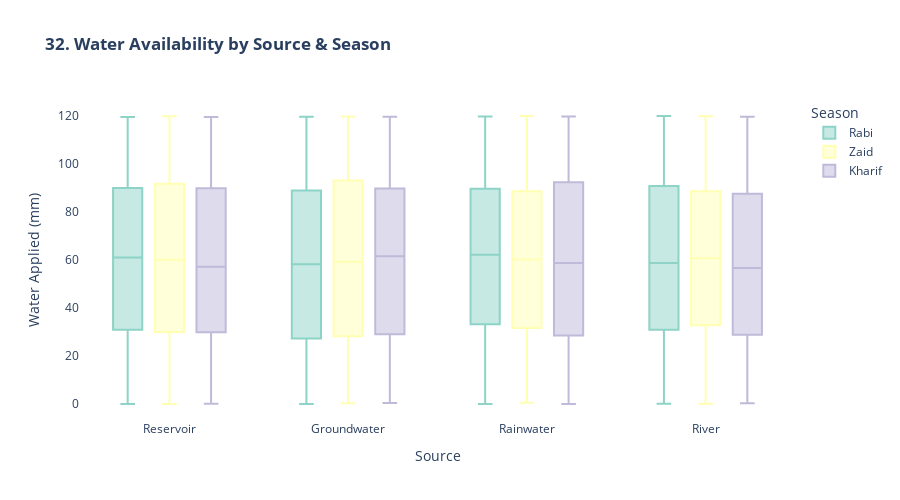

Notebook cell for this chart:
### Markdown cell above
### *32. Water Source Reliability*

### Code cell
print("\n32. Water Source Reliability...")

fig32 = px.box(df, x='Water_Source', y='Previous_Irrigation_mm',
               color='Season', title='<b>32. Water Availability by Source & Season</b>',
               labels={'Previous_Irrigation_mm': 'Water Applied (mm)', 'Water_Source': 'Source'},
               color_discrete_sequence=water_source_colors)

fig32.update_layout(height=500, plot_bgcolor='white', boxmode='group')
fig32.show()

### Figure 1 — Plotly figure (JSON) as saved in the notebook; plotly's stock layout.template omitted (floating-point values rounded to 4 significant figures; data arrays with more than 128 entries replaced by an {"elided": "..."} marker saying what was removed)
{"data": [{"alignmentgroup": "True", "hovertemplate": "Season=Rabi<br>Source=%{x}<br>Water Applied (mm)=%{y}<extra></extra>", "legendgroup": "Rabi", "marker": {"color": "rgb(141,211,199)"}, "name": "Rabi", "notched": false, "offsetgroup": "Rabi", "orientation": "v", "showlegend": true, "type": "box", "x": {"elided": "3383 str values"}, "x0": " ", "xaxis": "x", "y": {"elided": "3383 float values"}, "y0": " ", "yaxis": "y"}, {"alignmentgroup": "True", "hovertemplate": "Season=Zaid<br>Source=%{x}<br>Water Applied (mm)=%{y}<extra></extra>", "legendgroup": "Zaid", "marker": {"color": "rgb(255,255,179)"}, "name": "Zaid", "notched": false, "offsetgroup": "Zaid", "orientation": "v", "showlegend": true, "type": "box", "x": {"elided": "3255 str values"}, "x0": " ", "xaxis": "x", "y": {"elided": "3255 float values"}, "y0": " ", "yaxis": "y"}, {"alignmentgroup": "True", "hovertemplate": "Season=Kharif<br>Source=%{x}<br>Water Applied (mm)=%{y}<extra></extra>", "legendgroup": "Kharif", "marker": {"color": "rgb(190,186,218)"}, "name": "Kharif", "notched": false, "offsetgroup": "Kharif", "orientation": "v", "showlegend": true, "type": "box", "x": {"elided": "3362 str values"}, "x0": " ", "xaxis": "x", "y": {"elided": "3362 float values"}, "y0": " ", "yaxis": "y"}], "layout": {"boxmode": "group", "height": 500, "legend": {"title": {"text": "Season"}, "tracegroupgap": 0}, "plot_bgcolor": "white", "title": {"text": "<b>32. Water Availability by Source & Season</b>"}, "xaxis": {"anchor": "y", "domain": [0, 1], "title": {"text": "Source"}}, "yaxis": {"anchor": "x", "domain": [0, 1], "title": {"text": "Water Applied (mm)"}}}}
